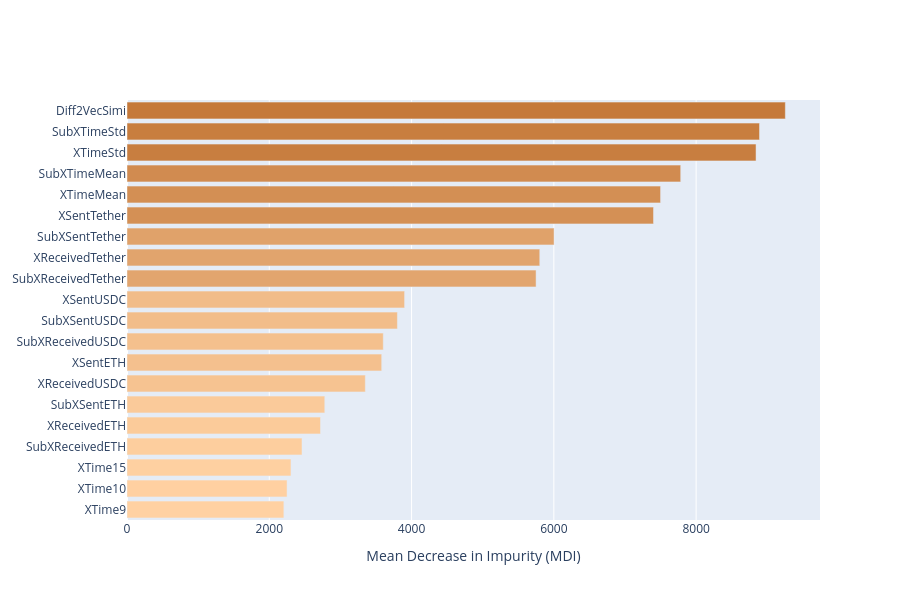

Here is the notebook cell this chart was saved with:
### Code cell
import plotly.graph_objects as go

category_features = ['Diff2VecSimi', 'SubXTimeStd','XTimeStd','SubXTimeMean','XTimeMean','XSentTether','SubXSentTether','XReceivedTether','SubXReceivedTether','XSentUSDC','SubXSentUSDC','SubXReceivedUSDC', 'XSentETH','XReceivedUSDC','SubXSentETH','XReceivedETH','SubXReceivedETH','XTime15','XTime10','XTime9']

importance_scores = [9254,8891,8842,7783,7500,7401,6003,5802,5750,3902,3801,3602,3580,3350,2780,2720,2460,2305,2250,2205]

category_features.reverse()
importance_scores.reverse()
colorscale = [[0, 'rgb(255,209,162)'], [1, 'rgb(197,121,58)']] 

# Create a bar trace
trace = go.Bar(
    y=category_features,  # <-- Set y to category features
    x=importance_scores,  # <-- Set x to importance scores
    orientation='h',  # <-- Set orientation to horizontal
  marker=dict(color=importance_scores, colorscale=colorscale),  # Customize the color if needed
)

# Create layout
layout = go.Layout(
    height=len(category_features)*30,  # Adjust height based on the number of features
    xaxis=dict(title=' Mean Decrease in Impurity (MDI)'),  # <-- Set x-axis to importance score
)

fig = go.Figure(data=[trace], layout=layout)

fig.write_image("/Users/nguyenhuyhai/20231/Centic/address-clustering-modeling/ETH_feature_importances.svg")
fig.show()

### Figure 1 — Plotly figure (JSON) as saved in the notebook; plotly's stock layout.template omitted (floating-point values rounded to 4 significant figures)
{"data": [{"marker": {"color": [2205, 2250, 2305, 2460, 2720, 2780, 3350, 3580, 3602, 3801, 3902, 5750, 5802, 6003, 7401, 7500, 7783, 8842, 8891, 9254], "colorscale": [[0, "rgb(255,209,162)"], [1, "rgb(197,121,58)"]]}, "orientation": "h", "type": "bar", "x": [2205, 2250, 2305, 2460, 2720, 2780, 3350, 3580, 3602, 3801, 3902, 5750, 5802, 6003, 7401, 7500, 7783, 8842, 8891, 9254], "y": ["XTime9", "XTime10", "XTime15", "SubXReceivedETH", "XReceivedETH", "SubXSentETH", "XReceivedUSDC", "XSentETH", "SubXReceivedUSDC", "SubXSentUSDC", "XSentUSDC", "SubXReceivedTether", "XReceivedTether", "SubXSentTether", "XSentTether", "XTimeMean", "SubXTimeMean", "XTimeStd", "SubXTimeStd", "Diff2VecSimi"]}], "layout": {"height": 600, "xaxis": {"title": {"text": " Mean Decrease in Impurity (MDI)"}}}}
